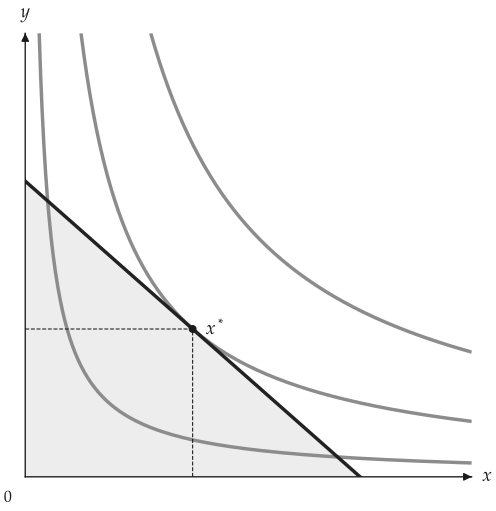

Python code for this plot:
from utility_viz import Canvas, Config, levels, solve
from utility_viz.models import CobbDouglas

Config.load("manual.toml").use()  # figure settings

model = CobbDouglas(alpha=0.5, beta=0.5)
eq = solve(model, px=2.0, py=3.0, income=30.0)

cvs = Canvas(x_max=20, y_max=15, x_label="$x$", y_label="$y$")  # italic x and y
cvs.add_utility(model, levels=levels.around(eq.utility, n=3))
cvs.add_budget(2.0, 3.0, 30.0, fill=True)
cvs.add_equilibrium(eq)  # the optimum and dashed guides
cvs.save("add_equilibrium.png")
